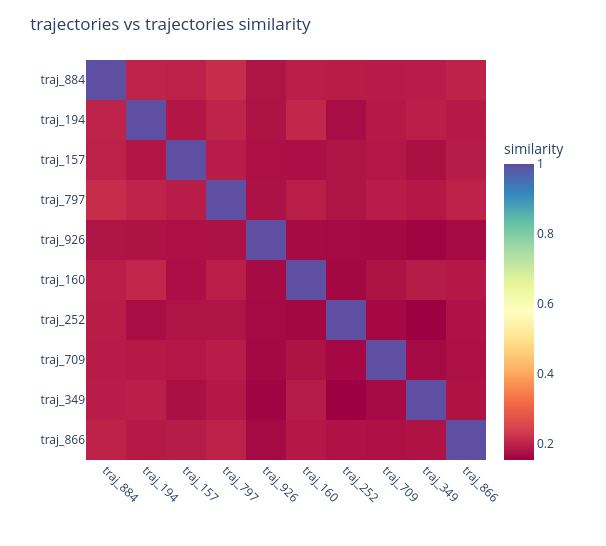

Write notebook code for a chart like this one.
### Code cell
plot_heatmap(sim=tt_hvg_ntr, type="trajectories", cluster=False)

### Figure 1 — Plotly figure (JSON) as saved in the notebook; plotly's stock layout.template omitted (floating-point values rounded to 4 significant figures)
{"data": [{"colorbar": {"len": 0.85, "title": {"text": "similarity"}, "y": 0.4}, "colorscale": [[0, "rgb(158,1,66)"], [0.1, "rgb(213,62,79)"], [0.2, "rgb(244,109,67)"], [0.3, "rgb(253,174,97)"], [0.4, "rgb(254,224,139)"], [0.5, "rgb(255,255,191)"], [0.6, "rgb(230,245,152)"], [0.7, "rgb(171,221,164)"], [0.8, "rgb(102,194,165)"], [0.9, "rgb(50,136,189)"], [1, "rgb(94,79,162)"]], "hovertemplate": "<b>trajectories x</b>: %{x}<br><b>trajectories y</b>: %{y}<br><b>similarity</b>: %{z:.3f}<extra></extra>", "type": "heatmap", "x": ["traj_884", "traj_194", "traj_157", "traj_797", "traj_926", "traj_160", "traj_252", "traj_709", "traj_349", "traj_866"], "y": ["traj_884", "traj_194", "traj_157", "traj_797", "traj_926", "traj_160", "traj_252", "traj_709", "traj_349", "traj_866"], "z": [[1.0, 0.2022, 0.1995, 0.2145, 0.1803, 0.1932, 0.1931, 0.1915, 0.192, 0.2014], [0.2022, 1.0, 0.1828, 0.2028, 0.1782, 0.2065, 0.1708, 0.1885, 0.1949, 0.1885], [0.1995, 0.1828, 1.0, 0.1928, 0.1749, 0.1733, 0.1804, 0.1847, 0.1741, 0.1908], [0.2145, 0.2028, 0.1928, 1.0, 0.1775, 0.1938, 0.1802, 0.1928, 0.1855, 0.1999], [0.1803, 0.1782, 0.1749, 0.1775, 1.0, 0.1671, 0.1665, 0.1645, 0.1582, 0.1666], [0.1932, 0.2065, 0.1733, 0.1938, 0.1671, 1.0, 0.1632, 0.1779, 0.191, 0.1852], [0.1931, 0.1708, 0.1804, 0.1802, 0.1665, 0.1632, 1.0, 0.1637, 0.1536, 0.1776], [0.1915, 0.1885, 0.1847, 0.1928, 0.1645, 0.1779, 0.1637, 1.0, 0.1659, 0.1747], [0.192, 0.1949, 0.1741, 0.1855, 0.1582, 0.191, 0.1536, 0.1659, 1.0, 0.1793], [0.2014, 0.1885, 0.1908, 0.1999, 0.1666, 0.1852, 0.1776, 0.1747, 0.1793, 1.0]]}], "layout": {"height": 546, "margin": {"b": 86, "l": 86, "r": 120, "t": 60}, "paper_bgcolor": "white", "plot_bgcolor": "white", "title": {"text": "trajectories vs trajectories similarity"}, "width": 606, "xaxis": {"tickangle": 45}, "yaxis": {"autorange": "reversed"}}}
